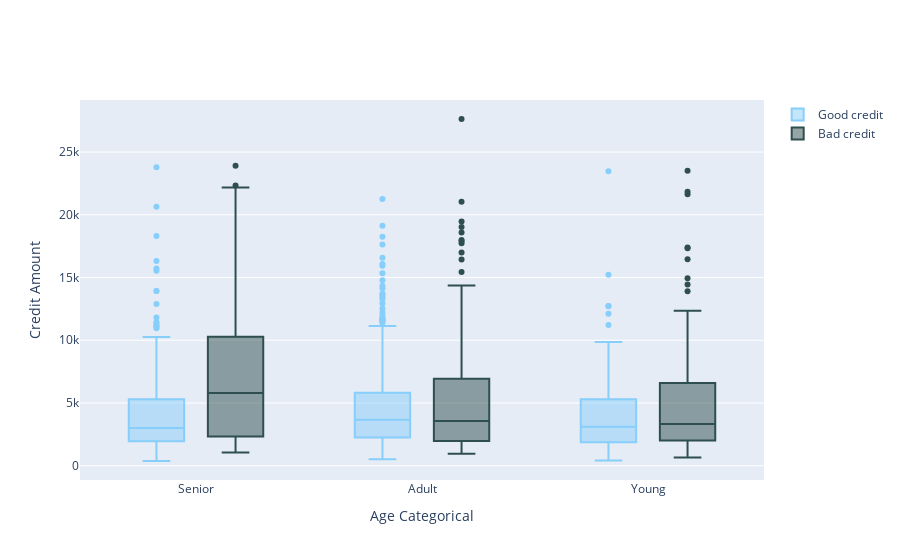

Source (notebook cell):
### Code cell
t0 = go.Box(y=df_good["amount"],x=df_good["Age_cat"],name='Good credit',marker=dict(color='LightSkyBlue'))

t1 = go.Box(y=df_bad['amount'],x=df_bad['Age_cat'],name='Bad credit',marker=dict(color='DarkSlateGrey'))
    
data = [t0, t1]
layout = go.Layout(yaxis=dict(title='Credit Amount',zeroline=False),xaxis=dict(title='Age Categorical'),boxmode='group')
fig = go.Figure(data=data, layout=layout)

py.iplot(fig, filename='box-age-cat')

### Figure 1 — Plotly figure (JSON) as saved in the notebook; plotly's stock layout.template omitted (floating-point values rounded to 4 significant figures; data arrays with more than 128 entries replaced by an {"elided": "..."} marker saying what was removed)
{"data": [{"marker": {"color": "LightSkyBlue"}, "name": "Good credit", "type": "box", "x": {"elided": "700 str values"}, "y": {"elided": "700 int values"}}, {"marker": {"color": "DarkSlateGrey"}, "name": "Bad credit", "type": "box", "x": {"elided": "300 str values"}, "y": {"elided": "300 int values"}}], "layout": {"boxmode": "group", "xaxis": {"title": {"text": "Age Categorical"}}, "yaxis": {"title": {"text": "Credit Amount"}, "zeroline": false}}}
